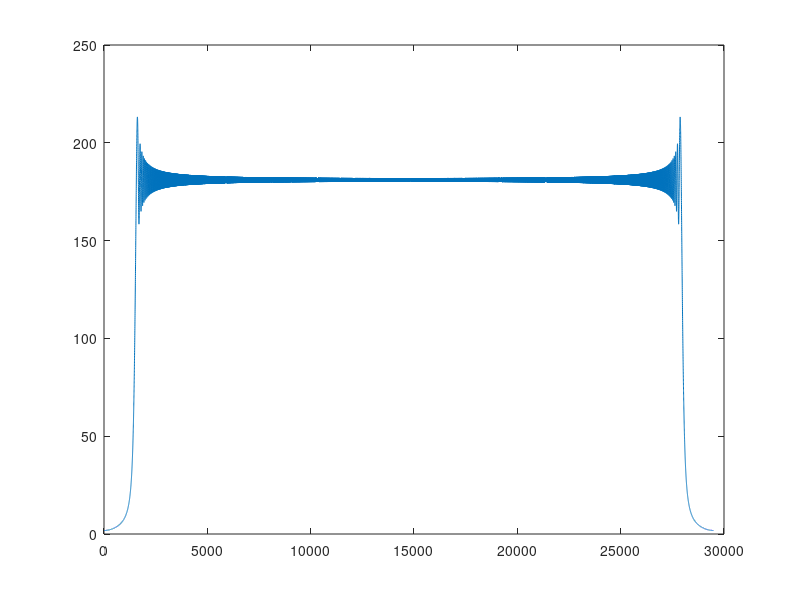

Recreate this plot in MATLAB. (Note: this script raises an error after producing the figure.)
%% COSTANTS
SampleRate = 30e6;
fc=1.65e9;
disp("Begin setup!")


% Chirp Generation (Prof)
fs = SampleRate; % f campionamento
dt = 1/fs;
B = fs * 0.9; % banda totale
samples_per_chirp = 2^15;
T_tot = samples_per_chirp * dt; % durata del chirp
T = T_tot * .9;
K = B/T;
t = (-T/2:dt:T/2);

s = exp(1i*pi*K*t.^2);
s_pad=zeros(samples_per_chirp,1);
s_pad(1:length(s))=s;

% save(strcat("tx_waveform_B",num2str(B/1e6),"M_S",num2str(fs/1e6),"M"),"s_pad")
% to plot spectrum
S = fftshift(fft(s));
plot(abs(S))

%% Normalize (max in USRP is 1)

txNorm=0.99*s_pad/max(abs(s_pad));

%%%%%%%%%%
TxPow = 3;              % power in dBm
%%%%%%%%%%
MaxPow = 10;            % max power USRP ca transmit is 10dbm
MaxGain = 89.75;        % gain associated to max tx power
TxGain = MaxGain - (MaxPow - TxPow);
%% RADIO SETUP

tx = comm.SDRuTransmitter('Platform','B210', ...
          'SerialNum','3218D18', ...
          'Gain',TxGain,...  %min 0 max 89.75 (step 0.25)
          'CenterFrequency',fc, ...
          'MasterClockRate',fs, ...
          ...'SamplesPerFrame',frame_len,...
          ...'EnableBurstMode',1,...
          ...'NumFramesInBurst',burst_n,...
          'PPSSource','GPSDO',...
          'ClockSource','GPSDO',...
          'TransportDataType','int8',...
          'InterpolationFactor',1 ...
);
          

%% TRANSMISSION
disp("Begin Transmission!")     
while 1
    res = tx(txNorm);
    if res 
        disp("underrun detected")
    end
end
